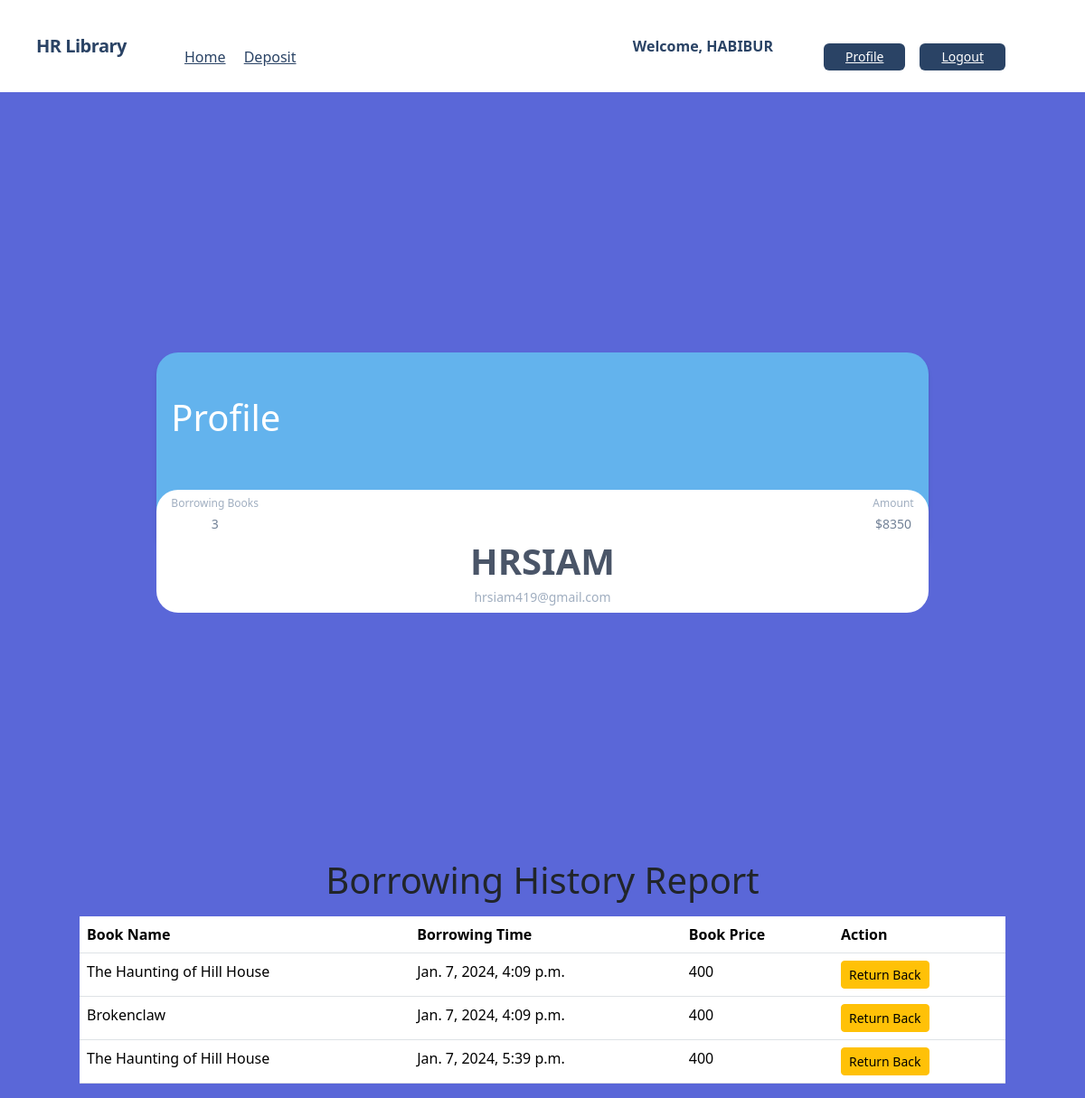
/user/profile/ (signed in), run on the app's committed database.
### account/models.py (models this page shows, shortened)
class account(models.Model):
    user= models.OneToOneField(User,on_delete= models.CASCADE )
    amount = models.IntegerField(default=0)

class borrower(models.Model):
    borrower_name= models.ForeignKey(account,on_delete= models.CASCADE)
    books=models.ForeignKey(book,on_delete= models.CASCADE)
    borrowed_on = models.DateTimeField(auto_now_add=True)

### books/models.py (models this page shows, shortened)
class book(models.Model):
    title= models.CharField(max_length=50)
    borrowing_price = models.IntegerField()
    description= models.TextField()
    brand = models.ForeignKey(Bookcategory, on_delete=models.CASCADE)
    image = models.ImageField(upload_to ='static/uploads/')

### user/views.py (the view)
# urls.py: path('profile/',views.profile,name='profile'),
@login_required
def profile(request):
    acc=account.objects.filter(user= request.user)
    account_instance = account.objects.get(user=request.user)
    borrowingList= borrower.objects.filter(borrower_name=account_instance)
    print(account_instance.user.username)
    if len(acc)==0:
        newaccount=account(user= request.user)
        newaccount.save()
    useraccount=account.objects.get(user= request.user)
    return render(request, 'profile.html',{'acc':account_instance,'lists':borrowingList})

### user/templates/profile.html (shortened to what this page needs)
{% extends "base.html" %}
{% block content %}
<div class="h-screen w-full bg-gray-50 flex justify-center items-center">
    <div
      class="
        h-56
        mx-4
        w-5/6
        bg-blue-400
        rounded-3xl
        shadow-md
        sm:w-80 sm:mx-0
      "
    >
      <div class="h-1/2 w-full flex justify-between items-baseline  px-3 py-5">
        <h1 class="text-white text-center">Profile</h1>
      </div>
      <div
        class="
          bg-white
          h-1/2
          w-full
          rounded-3xl
          flex flex-col
          justify-around
          items-center
        "
      >
        <div class="w-full h-1/2 flex justify-between items-center px-3 pt-2">
          <div class="flex flex-col justify-center items-center">
            <h1 class="text-gray-500 text-xs">Borrowing Books</h1>
            <h1 class="text-gray-600 text-sm">{{lists|length}}</h1>
          </div>
          <div class="flex flex-col justify-center items-center">
            <h1 class="text-gray-500 text-xs">Amount</h1>
            <h1 class="text-gray-600 text-sm">${{acc.amount}}</h1>
          </div>
        </div>
        <div class="w-full h-1/2  flex flex-col justify-center items-center">
          <h1 class="text-gray-700 font-bold">{{acc.user.username|upper}}</h1>
          <h1 class="text-gray-500 text-sm">{{acc.user.email}}</h1>
        </div>
      </div>
    </div>
  </div>
<h1 class="text-center mt-5 m-3">Borrowing History Report</h1>
<table class="table">
    <thead>
      <tr>
        <th scope="col">Book Name</th>
        <th scope="col">Borrowing Time</th>
        <th scope="col">Book Price</th>
        <th scope="col">Action</th>
      </tr>
    </thead>
    <tbody>
        {%for list in lists%}
            <tr>
                <td>{{list.books.title}}</td>
                <td>{{list.borrowed_on}}</td>
                <td>{{list.books.borrowing_price}}</td>
                <td><a href="{% url "returnBook" list.books.id %}" class=" btn btn-warning btn-sm">Return Back</a></td>
                </tr>
        {%endfor%}
    </tbody>
  </table>
{% endblock content %}

### templates/navbar.html (shortened to what this page needs)
<nav class="flex items-center justify-between flex-wrap bg-white p-6 px-10">
    <div class="flex items-center flex-shrink-0 text-white mr-6">
        <span class="font-semibold text-xl tracking-tight text-blue-900">HR Library</span>
    </div>
    <div class="w-full block flex-grow lg:flex lg:items-center lg:w-auto px-10">
        {% if request.user.is_authenticated %}
            <div class="text-md lg:flex-grow">
                <a href="{% url 'homepage' %}" class="block mt-4 lg:inline-block lg:mt-0 text-blue-900 hover:text-red-900 hover:font-black mr-4">
                    Home
                </a>
                <a href="{% url 'deposit_money' %}" class="block mt-4 lg:inline-block lg:mt-0 text-blue-900 hover:text-red-900 hover:font-black mr-4">
                    Deposit
                </a>
            </div>
            <div class="flex w-auto">
                <div class="text-blue-900 my-auto font-black px-5">Welcome, {{ request.user.first_name | upper }}  </div>
                <a href="{% url 'profile' %}" class="mx-2 inline-block font-medium text-sm px-4 py-2 leading-none bg-blue-900 rounded text-white border-white hover:border-transparent hover:text-dark hover:bg-red-700 mt-4 lg:mt-0">Profile</a>
                <a href="{% url 'user_logout' %}" class="mx-2 inline-block font-medium text-sm px-4 py-2 leading-none bg-blue-900 rounded text-white border-white hover:border-transparent hover:text-dark hover:bg-red-700 mt-4 lg:mt-0">Logout</a>
            </div>
        {% endif %}
    </div>
</nav>

### data on the page
account: amount "8350", user.username "HRSIAM", user.email "hrsiam419@gmail.com"
borrower: books "The Haunting of Hill House", borrowed_on "Jan. 7, 2024, 4:09 p.m.", books.borrowing_price "400"
borrower: books "Brokenclaw", borrowed_on "Jan. 7, 2024, 4:09 p.m.", books.borrowing_price "400"
borrower: books "The Haunting of Hill House", borrowed_on "Jan. 7, 2024, 5:39 p.m.", books.borrowing_price "400"

### other printed values
{{ request.user.first_name | upper }} "HABIBUR"
{{ lists|length }} "3"
